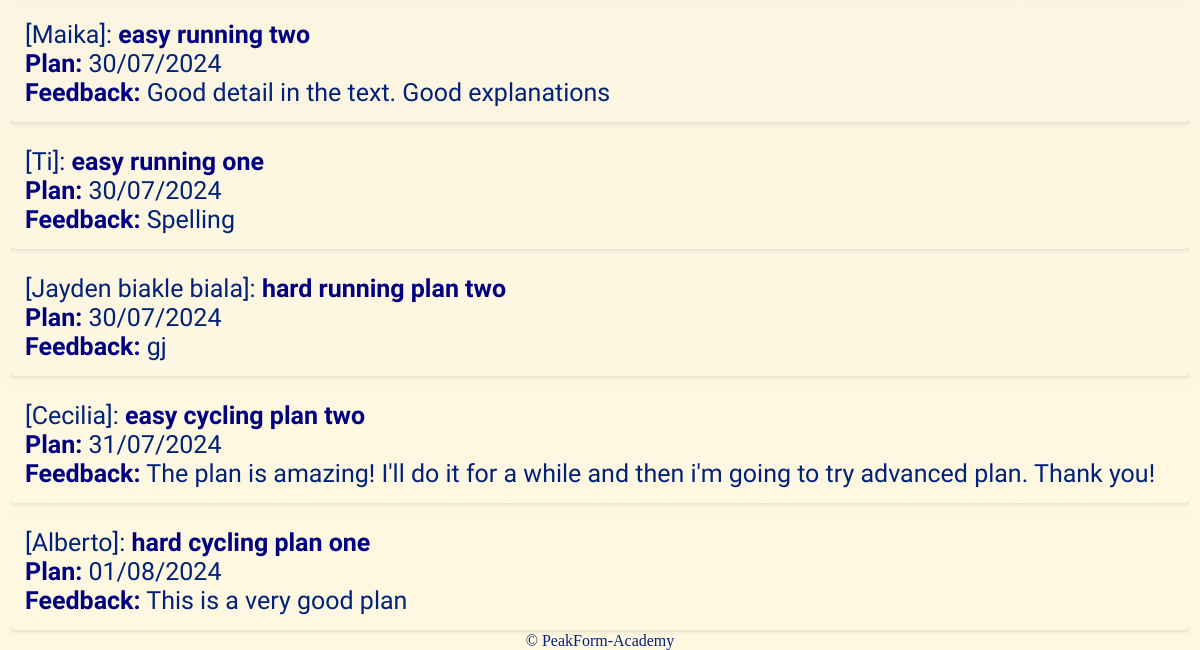
The app's page /DisplayFeedback (lower part), older data.
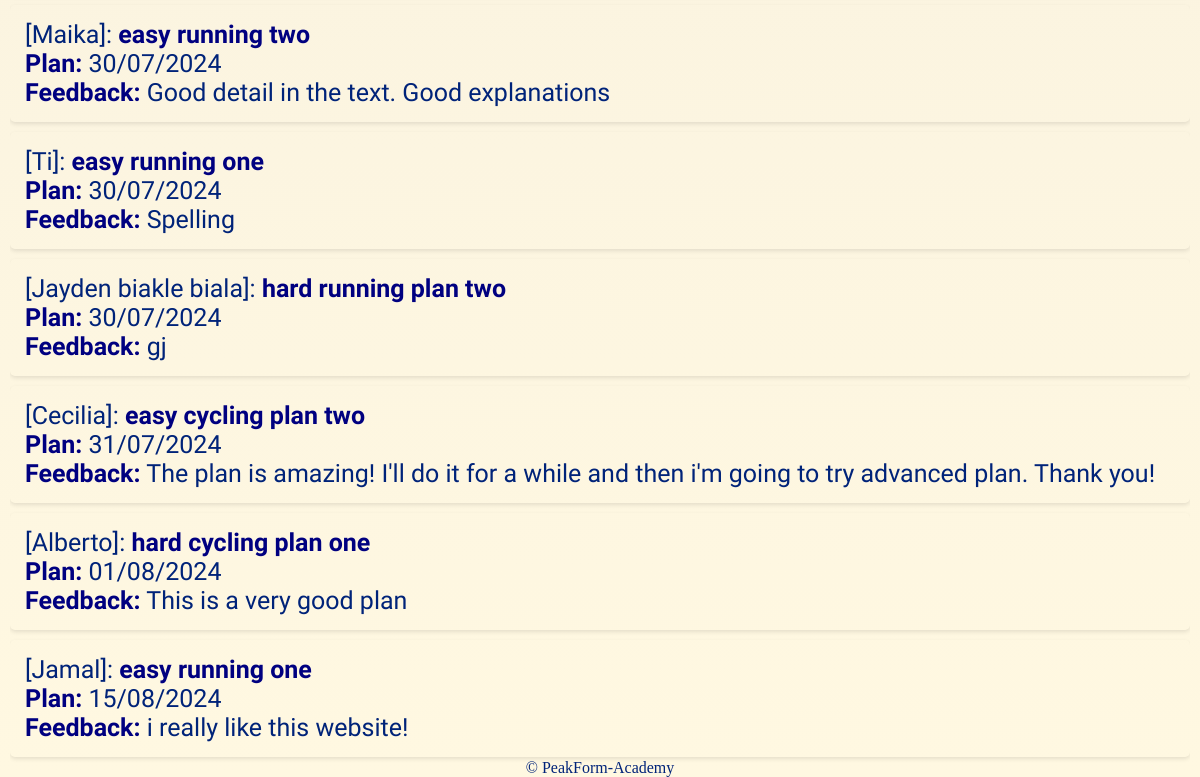
The same page, newer data.
### tables this page shows
CREATE TABLE feedback (
        id INTEGER PRIMARY KEY AUTOINCREMENT,
        username TEXT NOT NULL,
        content TEXT NOT NULL,
        plan TEXT NOT NULL,
        date TIMESTAMP DEFAULT CURRENT_TIMESTAMP
    );

### routes.py (the view)
@app.route('/DisplayFeedback')
def display_feedback():
    conn = sqlite3.connect('PFA.db')
    cursor = conn.cursor()
    cursor.execute('SELECT username, content, date, plan FROM feedback')
    feedbacks = cursor.fetchall()
    conn.close()  # Always close the connection after use
    formatted_feedbacks = []
    for feedback in feedbacks:
        username, content, date_str, plan = feedback
        date_str = date_str.split('.')[0]
        formatted_date = datetime.strptime(date_str, '%Y-%m-%d %H:%M:%S').strftime('%d/%m/%Y')
        formatted_feedbacks.append((username, content, formatted_date, plan))
    return render_template('DisplayFeedback.html', feedbacks=formatted_feedbacks)

### templates/DisplayFeedback.html (shortened to what this page needs)
{% extends 'layout.html' %}
{% block content %}
<!DOCTYPE html>
<html lang="en">
<head>
</head>
<body>
    <ul>
        {% for username, content, plan, date in feedbacks %}
            <li>
                 [{{ username }}]: <strong>{{ date }}</strong>
                <br><strong>Plan:</strong> {{ plan }}
                <br><strong>Feedback:</strong> {{ content }}
            </li>
        {% endfor %}
    </ul>
</body>
</html>
{% endblock %}

### templates/layout.html (shortened to what this page needs)
<!DOCTYPE html>
<html lang="en">
<head>
  <link rel="stylesheet" type="text/css" href="/static/css/style.css">
</head>
<body>
  <main>
    <div class="content-block">
      {% block content %}
      {% endblock %}
  </div>
  </main>
  <footer>
  © PeakForm-Academy
  </footer>
</body>
</html>

### static/css/style.css (style rules this page uses)
html { background: linear-gradient(#FAF3E0, #FFF8E1, #FAF3E0, #FFF8E1); color: #002379; padding: 2px; }
ul { list-style-type: none; margin: 0; padding: 0; overflow: hidden; position: -webkit-sticky; position: sticky; top: 0; }
footer { display: block; text-align: center; position: fixed; bottom: 0; left: 0; right: 0; color: #002379; }
li strong { color: #ff6600; }
li { margin: 10px 0; padding: 15px; border-radius: 5px; box-shadow: 0 2px 4px rgba(0, 0, 0, 0.1); text-align: left; font-size: 25px; font-family: 'Roboto Condensed', sans-serif; }
li strong { color: navy; }

Row changes from the older to the newer data that the page shows:
added feedback: username "Jamal", plan "easy running one", date "15/08/2024", content "i really like this website!"
